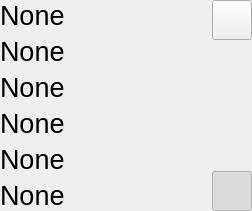
                  <widget class="QWidget" name="location_view_expanded" native="true">
                   <property name="sizePolicy">
                    <sizepolicy hsizetype="MinimumExpanding" vsizetype="MinimumExpanding">
                     <horstretch>0</horstretch>
                     <verstretch>0</verstretch>
                    </sizepolicy>
                   </property>
                   <property name="minimumSize">
                    <size>
                     <width>252</width>
                     <height>0</height>
                    </size>
                   </property>
                   <property name="maximumSize">
                    <size>
                     <width>290</width>
                     <height>16777215</height>
                    </size>
                   </property>
                   <layout class="QHBoxLayout" name="location_view_expanded_container">
                    <property name="spacing">
                     <number>0</number>
                    </property>
                    <property name="leftMargin">
                     <number>0</number>
                    </property>
                    <property name="topMargin">
                     <number>0</number>
                    </property>
                    <property name="rightMargin">
                     <number>0</number>
                    </property>
                    <property name="bottomMargin">
                     <number>0</number>
                    </property>
                    <item>
                     <widget class="QWidget" name="location_view_exp_labels" native="true">
                      <property name="sizePolicy">
                       <sizepolicy hsizetype="Expanding" vsizetype="Preferred">
                        <horstretch>0</horstretch>
                        <verstretch>0</verstretch>
                       </sizepolicy>
                      </property>
                      <property name="minimumSize">
                       <size>
                        <width>207</width>
                        <height>0</height>
                       </size>
                      </property>
                      <property name="styleSheet">
                       <string notr="true"/>
                      </property>
                      <layout class="QVBoxLayout" name="location_view_exp_labels_container">
                       <property name="spacing">
                        <number>5</number>
                       </property>
                       <property name="leftMargin">
                        <number>0</number>
                       </property>
                       <property name="topMargin">
                        <number>0</number>
                       </property>
                       <property name="rightMargin">
                        <number>0</number>
                       </property>
                       <property name="bottomMargin">
                        <number>0</number>
                       </property>
                       <item>
                        <widget class="QLabel" name="loc_address_line_1_label">
                         <property name="font">
                          <font>
                           <family>Arial</family>
                           <pointsize>20</pointsize>
                          </font>
                         </property>
                         <property name="text">
                          <string>None</string>
                         </property>
                         <property name="wordWrap">
                          <bool>true</bool>
                         </property>
                        </widget>
                       </item>
                       <item>
                        <widget class="QLabel" name="loc_address_line_2_label">
                         <property name="font">
                          <font>
                           <family>Arial</family>
                           <pointsize>20</pointsize>
                          </font>
                         </property>
                         <property name="text">
                          <string>None</string>
                         </property>
                         <property name="wordWrap">
                          <bool>true</bool>
                         </property>
                        </widget>
                       </item>
                       <item>
                        <widget class="QLabel" name="loc_address_line_3_label">
                         <property name="font">
                          <font>
                           <family>Arial</family>
                           <pointsize>20</pointsize>
                          </font>
                         </property>
                         <property name="text">
                          <string>None</string>
                         </property>
                         <property name="wordWrap">
                          <bool>true</bool>
                         </property>
                        </widget>
                       </item>
                       <item>
                        <widget class="QLabel" name="loc_county_label">
                         <property name="font">
                          <font>
                           <family>Arial</family>
                           <pointsize>20</pointsize>
                          </font>
                         </property>
                         <property name="text">
                          <string>None</string>
                         </property>
                         <property name="wordWrap">
                          <bool>true</bool>
                         </property>
                        </widget>
                       </item>
                       <item>
                        <widget class="QLabel" name="loc_city_label">
                         <property name="font">
                          <font>
                           <family>Arial</family>
                           <pointsize>20</pointsize>
                          </font>
                         </property>
                         <property name="text">
                          <string>None</string>
                         </property>
                         <property name="wordWrap">
                          <bool>true</bool>
                         </property>
                        </widget>
                       </item>
                       <item>
                        <widget class="QLabel" name="loc_postcode_label">
                         <property name="font">
                          <font>
                           <family>Arial</family>
                           <pointsize>20</pointsize>
                          </font>
                         </property>
                         <property name="text">
                          <string>None</string>
                         </property>
                         <property name="wordWrap">
                          <bool>true</bool>
                         </property>
                        </widget>
                       </item>
                      </layout>
                     </widget>
                    </item>
                    <item>
                     <widget class="QWidget" name="location_view_exp_options" native="true">
                      <property name="sizePolicy">
                       <sizepolicy hsizetype="Minimum" vsizetype="Minimum">
                        <horstretch>0</horstretch>
                        <verstretch>0</verstretch>
                       </sizepolicy>
                      </property>
                      <property name="minimumSize">
                       <size>
                        <width>40</width>
                        <height>0</height>
                       </size>
                      </property>
                      <property name="maximumSize">
                       <size>
                        <width>40</width>
                        <height>16777215</height>
                       </size>
                      </property>
                      <layout class="QVBoxLayout" name="location_view_exp_options_container">
                       <property name="spacing">
                        <number>10</number>
                       </property>
                       <property name="leftMargin">
                        <number>0</number>
                       </property>
                       <property name="topMargin">
                        <number>0</number>
                       </property>
                       <property name="rightMargin">
                        <number>0</number>
                       </property>
                       <property name="bottomMargin">
                        <number>0</number>
                       </property>
                       <item>
                        <widget class="QPushButton" name="location_finish_button">
                         <property name="sizePolicy">
                          <sizepolicy hsizetype="Fixed" vsizetype="Fixed">
                           <horstretch>0</horstretch>
                           <verstretch>0</verstretch>
                          </sizepolicy>
                         </property>
                         <property name="minimumSize">
                          <size>
                           <width>40</width>
                           <height>40</height>
                          </size>
                         </property>
                         <property name="text">
                          <string/>
                         </property>
                         <property name="icon">
                          <iconset resource="../../assets/rss.qrc">
                           <normaloff>:/icons/calendar/events/location/location_back_dark.svg</normaloff>
                           <normalon>:/icons/calendar/events/location/location_tick1_dark.svg</normalon>
                           <disabledoff>:/icons/calendar/events/location/location_back_grey.svg</disabledoff>
                           <disabledon>:/icons/calendar/events/location/location_tick1_grey.svg</disabledon>
                           <activeoff>:/icons/calendar/events/location/location_back_dark.svg</activeoff>
                           <activeon>:/icons/calendar/events/location/location_tick1_dark.svg</activeon>
                           <selectedoff>:/icons/calendar/events/location/location_back_blue.svg</selectedoff>
                           <selectedon>:/icons/calendar/events/location/location_tick1_green.svg</selectedon>:/icons/calendar/events/location/location_back_dark.svg</iconset>
                         </property>
                         <property name="iconSize">
                          <size>
                           <width>30</width>
                           <height>30</height>
                          </size>
                         </property>
                         <property name="checkable">
                          <bool>true</bool>
                         </property>
                         <property name="checked">
                          <bool>false</bool>
                         </property>
                        </widget>
                       </item>
                       <item>
                        <spacer name="location_view_exp_options_spacer">
                         <property name="orientation">
                          <enum>Qt::Orientation::Vertical</enum>
                         </property>
                         <property name="sizeType">
                          <enum>QSizePolicy::Policy::MinimumExpanding</enum>
                         </property>
                         <property name="sizeHint" stdset="0">
                          <size>
                           <width>10</width>
                           <height>0</height>
                          </size>
                         </property>
                        </spacer>
                       </item>
                       <item>
                        <widget class="QPushButton" name="location_edit_button">
                         <property name="sizePolicy">
                          <sizepolicy hsizetype="Fixed" vsizetype="Fixed">
                           <horstretch>0</horstretch>
                           <verstretch>0</verstretch>
                          </sizepolicy>
                         </property>
                         <property name="minimumSize">
                          <size>
                           <width>40</width>
                           <height>40</height>
                          </size>
                         </property>
                         <property name="text">
                          <string/>
                         </property>
                         <property name="icon">
                          <iconset resource="../../assets/rss.qrc">
                           <normaloff>:/icons/calendar/events/location/location_remove1_dark.svg</normaloff>
                           <normalon>:/icons/calendar/events/location/location_add1_dark.svg</normalon>
                           <disabledoff>:/icons/calendar/events/location/location_remove1_grey.svg</disabledoff>
                           <disabledon>:/icons/calendar/events/location/location_add1_grey.svg</disabledon>
                           <activeoff>:/icons/calendar/events/location/location_remove1_red.svg</activeoff>
                           <activeon>:/icons/calendar/events/location/location_add1_green1.svg</activeon>:/icons/calendar/events/location/location_remove1_dark.svg</iconset>
                         </property>
                         <property name="iconSize">
                          <size>
                           <width>30</width>
                           <height>30</height>
                          </size>
                         </property>
                         <property name="checkable">
                          <bool>true</bool>
                         </property>
                         <property name="checked">
                          <bool>true</bool>
                         </property>
                        </widget>
                       </item>
                      </layout>
                     </widget>
                    </item>
                   </layout>
                  </widget>
